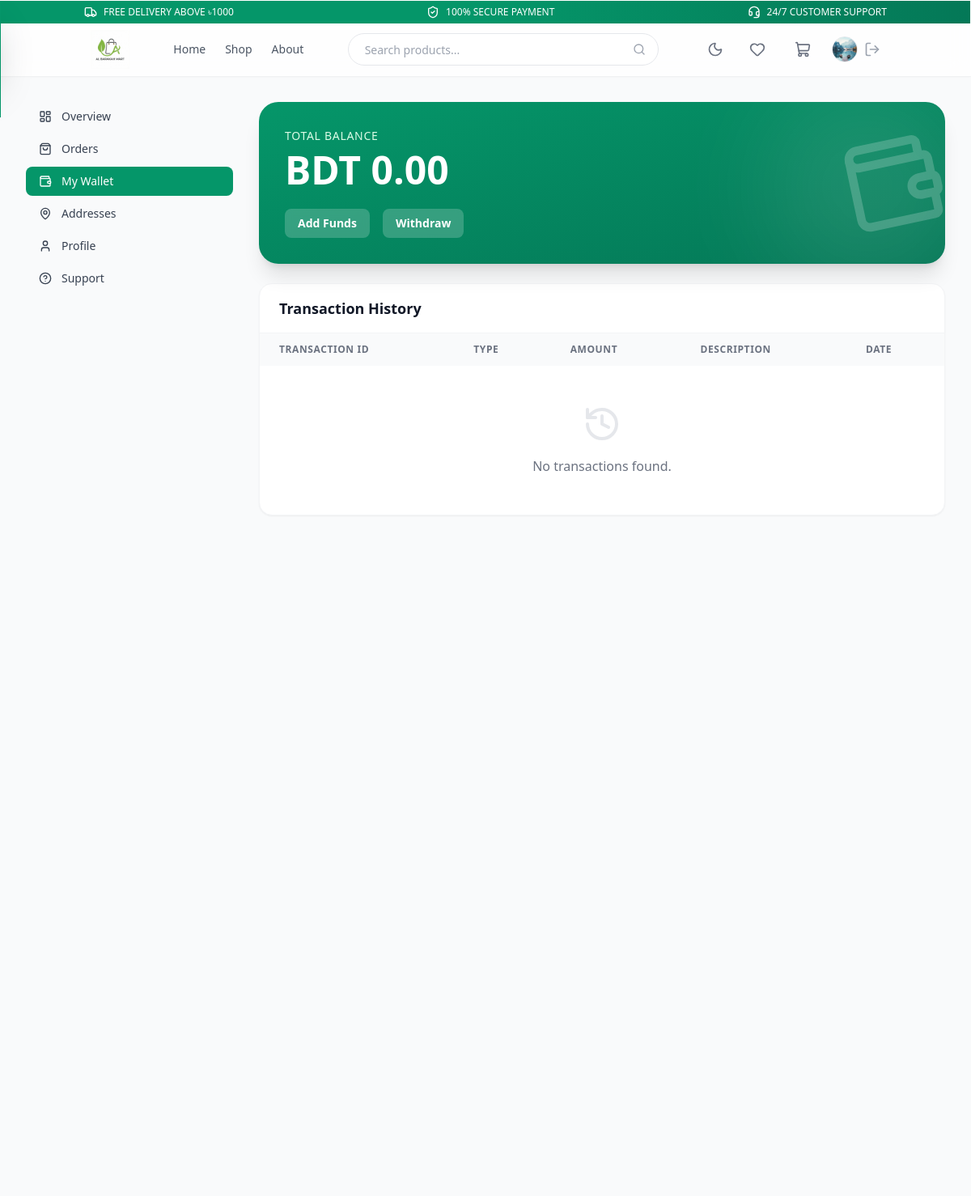
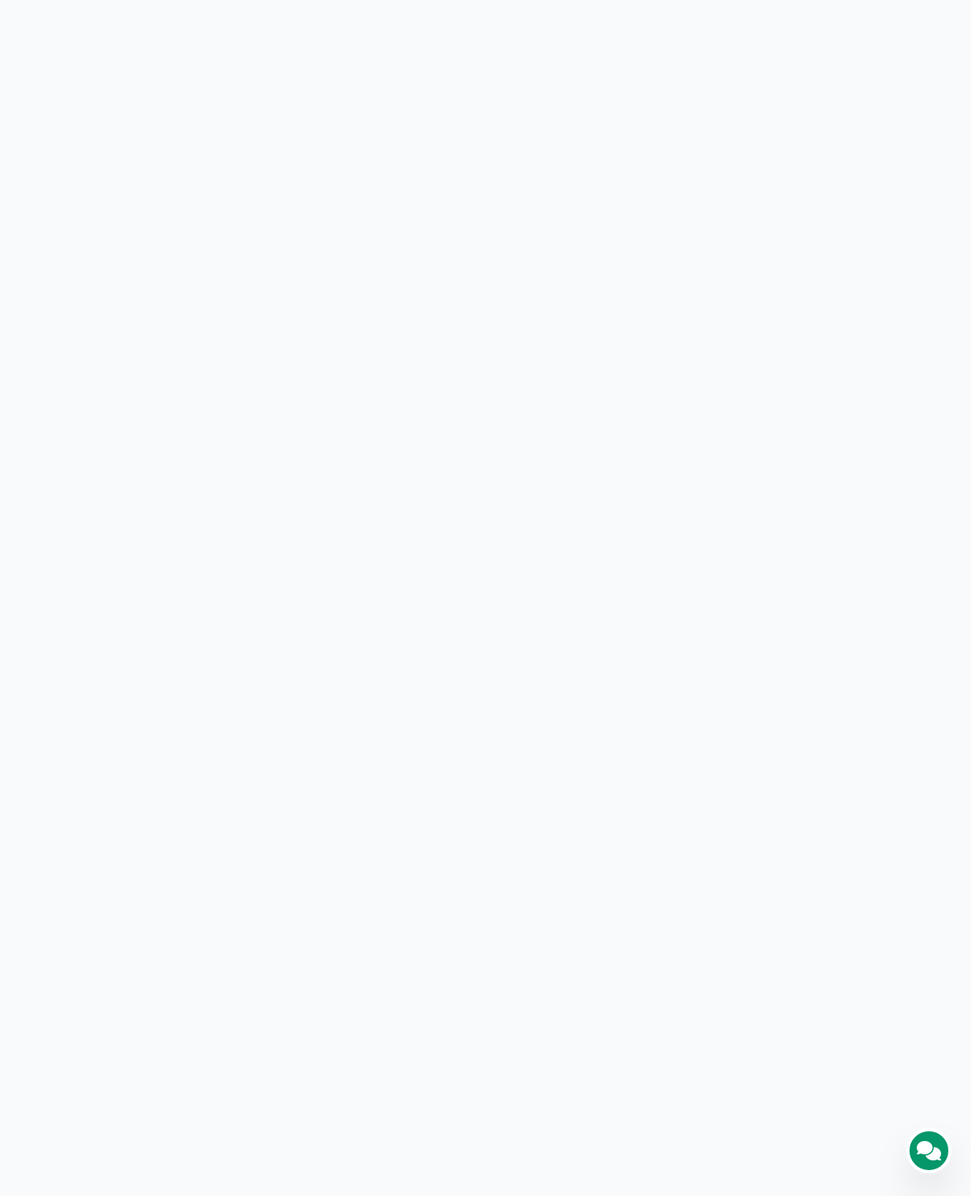
The app's page /dashboard/wallet/ (signed in) with its own data (2 pictures, top to bottom).
### users/models.py (models this page shows, shortened)
class User(AbstractUser):
    ROLE_CHOICES = (
        ('user', 'User'),
        ('admin', 'Admin'),
    )
    email = models.EmailField(unique=True)
    phone_number = models.CharField(max_length=15, unique=True, null=True, blank=True)
    role = models.CharField(max_length=10, choices=ROLE_CHOICES, default='user')
    image = models.ImageField(upload_to='profile_pics', default='default.jpg')
    otp_code = models.CharField(max_length=6, null=True, blank=True)
    otp_expires_at = models.DateTimeField(null=True, blank=True)
    groups = models.ManyToManyField(
        'auth.Group',
        verbose_name='groups',
        blank=True,
        help_text='The groups this user belongs to.',
        related_name="custom_user_set",
        related_query_name="user",
    )
    user_permissions = models.ManyToManyField(
        'auth.Permission',
        verbose_name='user permissions',
        blank=True,
        help_text='Specific permissions for this user.',
        related_name="custom_user_set",
        related_query_name="user",
    )

class Wallet(models.Model):
    user = models.OneToOneField(User, on_delete=models.CASCADE, related_name='wallet')
    balance = models.DecimalField(max_digits=10, decimal_places=2, default=0.00)
    loyalty_points = models.IntegerField(default=0)
    currency = models.CharField(max_length=3, default='BDT')
    updated_at = models.DateTimeField(auto_now=True)

### users/views.py (the view)
# urls.py: path('dashboard/wallet/', views.wallet_view, name='wallet'),
@login_required
def wallet_view(request):
    if not hasattr(request.user, 'wallet'):
        Wallet.objects.create(user=request.user)
    transactions = request.user.wallet.transactions.all().order_by('-created_at')
    return render(request, 'users/dashboard_wallet.html', {'wallet': request.user.wallet, 'transactions': transactions})

### core/context_processors.py (called while the page is built)
def site_settings(request):
    try:
        settings = SiteSettings.objects.first()
        return {'site_settings': settings}
    except:
        return {'site_settings': None}

### orders/cart.py (called while the page is built)
    def __len__(self):
        return sum(item['quantity'] for item in self.cart.values())

### orders/context_processors.py (called while the page is built)
def cart(request):
    return {'cart': Cart(request)}

### templates/users/dashboard_wallet.html
{% extends 'base.html' %}
{% block content %}
<div class="bg-gray-50 min-h-screen py-8">
    <div class="max-w-7xl mx-auto px-4 sm:px-6 lg:px-8">
        <div class="flex flex-col md:flex-row gap-8">
            <aside class="w-full md:w-64 space-y-2">
                <nav class="space-y-1">
                    <a href="{% url 'dashboard' %}"
                        class="flex items-center gap-3 px-4 py-2 text-sm font-medium rounded-lg text-gray-700 hover:bg-gray-100">
                        <i data-lucide="layout-dashboard" class="h-4 w-4"></i>
                        Overview
                    </a>
                    <a href="{% url 'order_history' %}"
                        class="flex items-center gap-3 px-4 py-2 text-sm font-medium rounded-lg text-gray-700 hover:bg-gray-100">
                        <i data-lucide="shopping-bag" class="h-4 w-4"></i>
                        Orders
                    </a>
                    <a href="{% url 'wallet' %}"
                        class="flex items-center gap-3 px-4 py-2 text-sm font-medium rounded-lg bg-green-600 text-white">
                        <i data-lucide="wallet" class="h-4 w-4"></i>
                        My Wallet
                    </a>
                    <a href="{% url 'address_list' %}"
                        class="flex items-center gap-3 px-4 py-2 text-sm font-medium rounded-lg text-gray-700 hover:bg-gray-100">
                        <i data-lucide="map-pin" class="h-4 w-4"></i>
                        Addresses
                    </a>
                    <a href="{% url 'profile' %}"
                        class="flex items-center gap-3 px-4 py-2 text-sm font-medium rounded-lg text-gray-700 hover:bg-gray-100">
                        <i data-lucide="user" class="h-4 w-4"></i>
                        Profile
                    </a>
                    <a href="{% url 'support_tickets' %}"
                        class="flex items-center gap-3 px-4 py-2 text-sm font-medium rounded-lg text-gray-700 hover:bg-gray-100">
                        <i data-lucide="help-circle" class="h-4 w-4"></i>
                        Support
                    </a>
                </nav>
            </aside>
            <main class="flex-1 space-y-6">
                <div
                    class="bg-gradient-to-br from-green-600 to-green-700 rounded-2xl p-8 text-white shadow-xl flex flex-col md:flex-row justify-between items-center gap-8 relative overflow-hidden">
                    <div class="relative z-10">
                        <p class="text-green-100 text-sm font-medium uppercase tracking-wider mb-2">Total Balance</p>
                        <h2 class="text-5xl font-extrabold">{{ wallet.currency }} {{ wallet.balance }}</h2>
                        <div class="mt-6 flex gap-4">
                            <button
                                class="bg-white/20 hover:bg-white/30 px-4 py-2 rounded-lg text-sm font-bold backdrop-blur-sm transition-standard">Add
                                Funds</button>
                            <button
                                class="bg-white/20 hover:bg-white/30 px-4 py-2 rounded-lg text-sm font-bold backdrop-blur-sm transition-standard">Withdraw</button>
                        </div>
                    </div>
                    <div class="relative z-10 hidden md:block opacity-20 transform -rotate-12 translate-x-8">
                        <i data-lucide="wallet" class="h-32 w-32"></i>
                    </div>
                    <div class="absolute -right-8 -bottom-8 w-64 h-64 bg-white/10 rounded-full blur-3xl"></div>
                </div>
                <div class="bg-white rounded-xl shadow-sm border border-gray-100 overflow-hidden">
                    <div class="px-6 py-4 border-b border-gray-100 flex items-center justify-between">
                        <h3 class="text-lg font-bold text-gray-900">Transaction History</h3>
                    </div>
                    <div class="overflow-x-auto">
                        <table class="w-full text-left">
                            <thead class="bg-gray-50 text-xs font-semibold text-gray-500 uppercase tracking-wider">
                                <tr>
                                    <th class="px-6 py-3">Transaction ID</th>
                                    <th class="px-6 py-3">Type</th>
                                    <th class="px-6 py-3">Amount</th>
                                    <th class="px-6 py-3">Description</th>
                                    <th class="px-6 py-3">Date</th>
                                </tr>
                            </thead>
                            <tbody class="divide-y divide-gray-100">
                                {% for tx in transactions %}
                                <tr>
                                    <td class="px-6 py-4 text-sm text-gray-500">#{{ tx.id }}</td>
                                    <td class="px-6 py-4">
                                        <span class="px-2 py-1 text-xs font-medium rounded-full
                                            {% if tx.transaction_type == 'credit' %}bg-green-50 text-green-700
                                            {% else %}bg-red-50 text-red-700{% endif %}">
                                            {{ tx.transaction_type|title }}
                                        </span>
                                    </td>
                                    <td
                                        class="px-6 py-4 text-sm font-bold {% if tx.transaction_type == 'credit' %}text-green-600{% else %}text-red-600{% endif %}">
                                        {% if tx.transaction_type == 'credit' %}+{% else %}-{% endif %}৳{{ tx.amount }}
                                    </td>
                                    <td class="px-6 py-4 text-sm text-gray-900">{{ tx.description }}</td>
                                    <td class="px-6 py-4 text-sm text-gray-500">{{ tx.created_at|date:"M d, Y H:i" }}
                                    </td>
                                </tr>
                                {% empty %}
                                <tr>
                                    <td colspan="5" class="px-6 py-12 text-center text-gray-500">
                                        <i data-lucide="history" class="mx-auto h-12 w-12 text-gray-200 mb-4"></i>
                                        <p>No transactions found.</p>
                                    </td>
                                </tr>
                                {% endfor %}
                            </tbody>
                        </table>
                    </div>
                </div>
            </main>
        </div>
    </div>
</div>
{% endblock %}

### templates/base.html (shortened to what this page needs)
{% load static tailwind_tags %}
<!DOCTYPE html>
<html lang="en">
<head>
    <script src="https://cdn.tailwindcss.com"></script>
    <link rel="stylesheet" href="https://cdnjs.cloudflare.com/ajax/libs/font-awesome/6.5.1/css/all.min.css"
 />
</head>
<body class="bg-gray-50 font-sans antialiased min-h-screen flex flex-col">
    <header class="sticky top-0 z-50 w-full border-b glass shadow-sm transition-all duration-300">
        <div
            class="bg-gradient-to-r from-green-600 via-emerald-600 to-green-700 text-white text-[10px] sm:text-xs py-1.5 overflow-hidden">
            <div class="container mx-auto px-4">
                <div class="flex items-center justify-center sm:justify-between gap-4">
                    <div class="flex items-center gap-2">
                        <i data-lucide="truck" class="h-3 w-3 sm:h-4 sm:w-4"></i>
                        <span>FREE DELIVERY ABOVE ৳1000</span>
                    </div>
                    <div class="hidden sm:flex items-center gap-2">
                        <i data-lucide="shield-check" class="h-4 w-4"></i>
                        <span>100% SECURE PAYMENT</span>
                    </div>
                    <div class="hidden md:flex items-center gap-2">
                        <i data-lucide="headset" class="h-4 w-4"></i>
                        <span>24/7 CUSTOMER SUPPORT</span>
                    </div>
                </div>
            </div>
        </div>
        <div class="container mx-auto px-4 md:px-6">
            <div class="flex h-16 items-center justify-between gap-4">
                <div class="flex items-center gap-2">
                    <a href="{% url 'home' %}" class="flex items-center gap-2">
                        {% if site_settings.logo %}
                        <img src="{{ site_settings.logo.url }}" alt="{{ site_settings.site_title }}"
                            class="h-12 w-auto">
                        {% else %}
                        <img src="{% static 'images/logo.png' %}" alt="Al Barakah Mart" class="h-12 w-auto">
                        {% endif %}
                    </a>
                </div>
                <nav class="hidden md:flex items-center gap-6 text-sm font-medium">
                    <a href="{% url 'home' %}"
                        class="text-gray-600 transition-colors hover:text-gray-900 dark:text-gray-300 dark:hover:text-white">Home</a>
                    <a href="{% url 'shop' %}"
                        class="text-gray-600 transition-colors hover:text-gray-900 dark:text-gray-300 dark:hover:text-white">Shop</a>
                    <a href="{% url 'about' %}"
                        class="text-gray-600 transition-colors hover:text-gray-900 dark:text-gray-300 dark:hover:text-white">About</a>
                </nav>
                <div class="hidden md:flex flex-1 max-w-sm items-center relative">
                    <form action="{% url 'shop' %}" class="w-full relative">
                        <input type="text" name="q" placeholder="Search products..."
                            class="flex h-10 w-full rounded-full border border-gray-200 bg-white px-5 py-2 text-base md:text-sm focus:ring-2 focus:ring-green-600 focus:border-transparent outline-none transition-all dark:bg-gray-800 dark:border-gray-700 dark:text-white">
                        <button type="submit" class="absolute right-4 top-1/2 -translate-y-1/2 text-gray-400 hover:text-green-600 transition-colors">
                            <i data-lucide="search" class="h-4 w-4"></i>
                        </button>
                    </form>
                </div>
                <div class="flex items-center gap-1 sm:gap-4">
                    <button id="theme-toggle" type="button"
                        class="text-gray-500 hover:text-green-600 focus:outline-none focus:ring-2 focus:ring-gray-200 rounded-lg text-sm p-1.5 dark:text-gray-400 dark:hover:text-green-400 dark:focus:ring-gray-700">
                        <i id="theme-toggle-dark-icon" data-lucide="moon" class="hidden w-5 h-5"></i>
                    </button>
                    <a href="{% url 'wishlist' %}"
                        class="hidden sm:flex items-center justify-center h-10 w-10 text-gray-500 hover:text-green-600 hover:bg-gray-100 rounded-full transition-all dark:text-gray-400 dark:hover:bg-gray-800">
                        <i data-lucide="heart" class="h-5 w-5"></i>
                    </a>
                    <a href="{% url 'cart_detail' %}"
                        class="relative flex items-center justify-center h-10 w-10 text-gray-500 hover:text-green-600 hover:bg-gray-100 rounded-full transition-all dark:text-gray-400 dark:hover:bg-gray-800">
                        <i data-lucide="shopping-cart" class="h-5 w-5"></i>
                    </a>
                    {% if user.is_authenticated %}
                    <div class="flex items-center gap-2">
                        <a href="{% url 'dashboard' %}" class="h-8 w-8 rounded-full overflow-hidden border border-gray-200 hover:border-green-500 transition-colors">
                            {% if user.image %}
                            <img src="{{ user.image.url }}" class="h-full w-full object-cover">
                            {% else %}
                            <div class="h-full w-full bg-gray-100 flex items-center justify-center text-gray-400">
                                <i data-lucide="user" class="h-4 w-4"></i>
                            </div>
                            {% endif %}
                        </a>
                        <a href="{% url 'logout' %}" class="hidden sm:flex text-gray-400 hover:text-red-500 transition-colors" title="Logout">
                            <i data-lucide="log-out" class="h-5 w-5"></i>
                        </a>
                    </div>
                    {% else %}
                    <a href="{% url 'login' %}" class="btn-primary px-4 py-2 rounded-full text-xs sm:text-sm font-bold shadow-sm">
                        Login
                    </a>
                    {% endif %}
                </div>
            </div>
        </div>
    </header>
    <main class="flex-1">
        {% block content %}
        {% endblock %}
    </main>
    {% include 'partials/chatbot_bubble.html' %}
</body>
</html>

### templates/base.html (style rules this page uses)
body { top: 0 !important; }
.transition-standard { transition: all 0.2s cubic-bezier(0.4, 0, 0.2, 1); }
.glass { background: rgba(255, 255, 255, 0.8); backdrop-filter: blur(12px); -webkit-backdrop-filter: blur(12px); border: 1px solid rgba(255, 255, 255, 0.3); }

### records on screen
User: image (picture)
Wallet: currency "BDT", balance "0.00"
